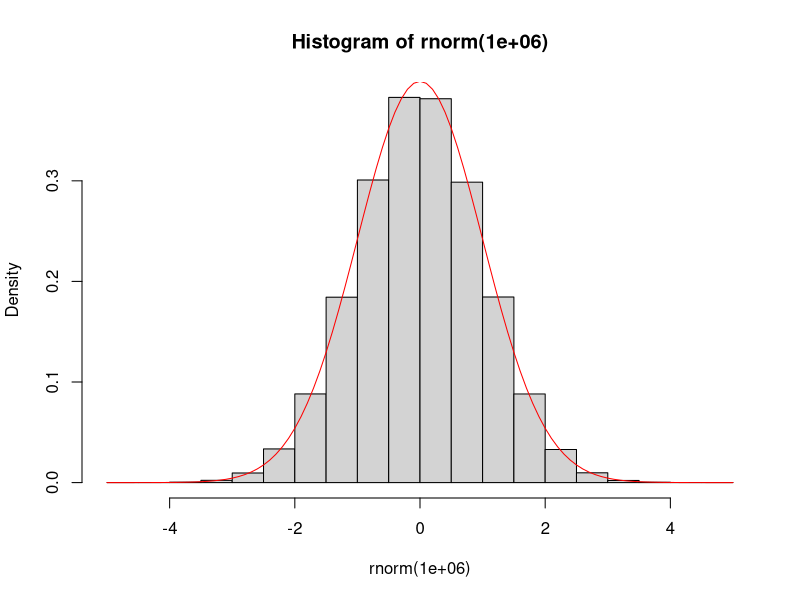
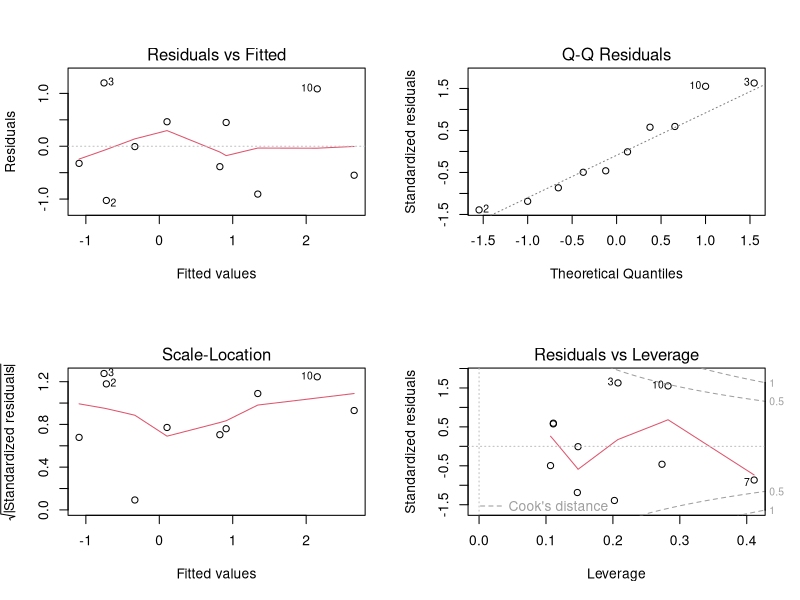
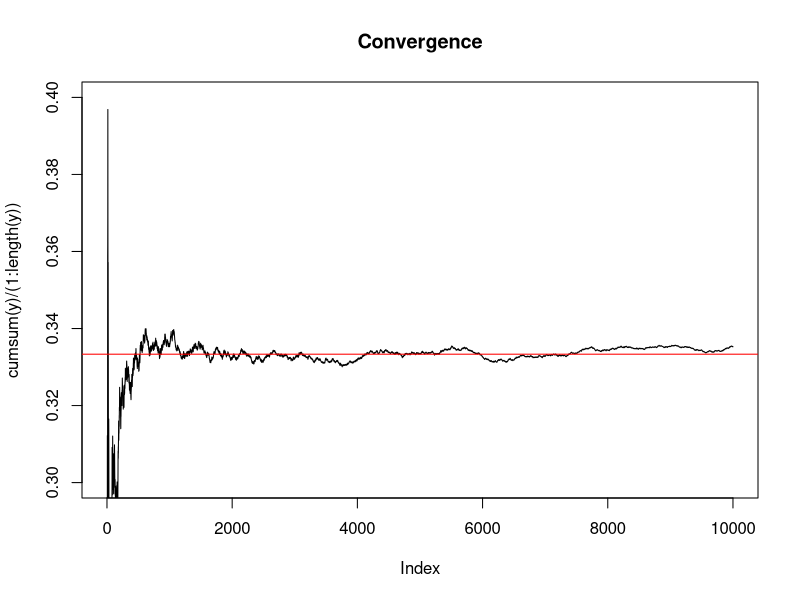
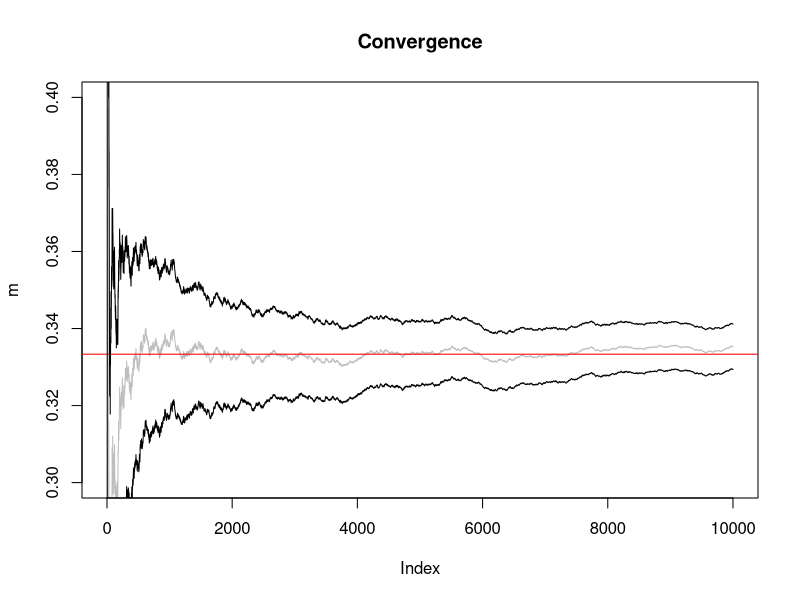

Reproduce these figures in R, in order. (Note: this script raises an error after producing the figures.)
## ---- chunk 1
add1 <- function(a) {
  return(a+1)
}

add1(2)
add1(a = 3)
## ---- chunk 2
add <- function(a, b) {
  return(a+b)
}

add(1,1)
add(a = 2, b = 3)
## ---- chunk 3
add1(a = 1:2)
add(a = 1:2, b = 3:4)
## ---- chunk 4
f <- function(first, second) {
  return(first/2 + second)
}

f(1,2)
f(1, second = 2)
f(first = 1, second = 2)
f(second = 2, 1) # I thought this was going to be an error
f(f = 1, s = 2)
## ---- chunk 5
add <- function(a, b = 1) {
  return(a+b)
}

add(a = 1)
add(a = 1:2)
add(a = 2:3, b =  2)
add(a = 3:4, b = -1)
## ---- chunk 6
hist(rnorm(1e6), probability = TRUE)
curve(dnorm(x), add = TRUE, col = 'red')
## ---- chunk 7
sub <- function(first = 1:2, second = 1) {
  return(first - second)
}
## ---- chunk 8
n <- 10
x <- rnorm(n)
y <- rnorm(n, x)
m <- lm(y~x) # a linear regression
summary(m)
## ---- chunk 9
class(m)
## ---- chunk 10
summary(m)
anova(m)
opar <- par(mfrow=c(2,2)); plot(m); par(opar)
## ---- chunk 11
a <- 1
f <- function() {
  return(a)
}
f()
## ---- chunk 12
f <- function() {
  a <- 2
  return(a)
}
f()
a
## ---- chunk 13
f <- function() {
  a <<- a + 1
  return(a)
}
a
f()
a
## ---- chunk 14
for (i in 1:3) {
  print(i)
}
## ---- chunk 15
i <- 0
while (i < 3) {
  i <- i + 1
  print(i)
}
## ---- chunk 16
for (i in 1:10) {
  if (i<5) {
    print(-i)
  } else {
    print(i*2)
  }
}
## ---- chunk 17
ifelse((1:10) < 5, "Less than 5", "Not less than 5")
## ---- chunk 18
f <- function(a) {
  sum <- 0
  for (i in 1:a) {
    sum <- sum + i
  }
  return(sum)
}
f(100)
## ---- chunk 19
n <- 1e4
sum <- 0
for (i in 1:n) {
  x <- runif(1)
  sum <- sum + x^2
}
sum/n
## ---- chunk 20
y <- runif(n)^2
mean(y)
## ---- chunk 21
plot( cumsum(y)/(1:length(y)), type='l', main='Convergence', ylim=c(.3,.4))
abline(h=1/3, col='red')
## ---- chunk 22
mean(y) # Notice that this is the estimate of the integral that we are trying to find
var(y)
## ---- chunk 23
mean(y) + c(-1,1)*qnorm(0.975)*sd(y)/sqrt(length(y))
## ---- chunk 24
m <- cumsum(y)/(1:length(y))
s <- numeric(n)
for (i in 1:n) {
  s[i] <- qnorm(0.975)*sd(y[1:i])/sqrt(i)
}

plot(m, type='l', col='gray', main='Convergence', ylim=c(.3,.4))
abline(h=1/3, col='red')
lines(m+s)
lines(m-s)
## ---- chunk 25
n <- 1e5
x <- runif(n, min = -1, max = 1)
y <- exp(-abs(x))
m <- mean(y)
s <- qnorm(.975)*sd(y)/length(y)
m + c(-1,1)*s
## ---- chunk 26
x <- sample(0:3, size = 1e5, prob = c(.5,.25,.1,.15), replace = TRUE)
## ---- chunk 27
(m <- mean(x))
(s <- sd(x))
s^2 # variance
## ---- chunk 28
m + c(-1,1) * qnorm(.95) * s / sqrt( length(x) )
## ---- chunk 29
x <- sample(c(10,12,21,33), size = 1e6, prob = c(.1,.2,.3,.4), replace = TRUE)
m <- mean(x)
s <- sd(x)
m + c(-1,1) * qnorm(.995) * s / sqrt( length(x) )
## ---- chunk 30
n <- 1e5
x <- runif(n)
y <- rnorm(n)
(p <- mean(x>y))
## ---- chunk 31
p + c(-1,1) * qnorm(.975) * sqrt(p*(1-p)/n)
## ---- chunk 32
n <- 1e6
x <- rbinom(n, size = 10, prob = 0.5)
y <- rpois(n, lambda = 5)
p <- mean(y >= x)
p + c(-1,1) * qnorm(.975) * sqrt(p*(1-p)/n)
## ---- chunk 33
knitr::knit("lab03.Rmd", tangle = TRUE)
